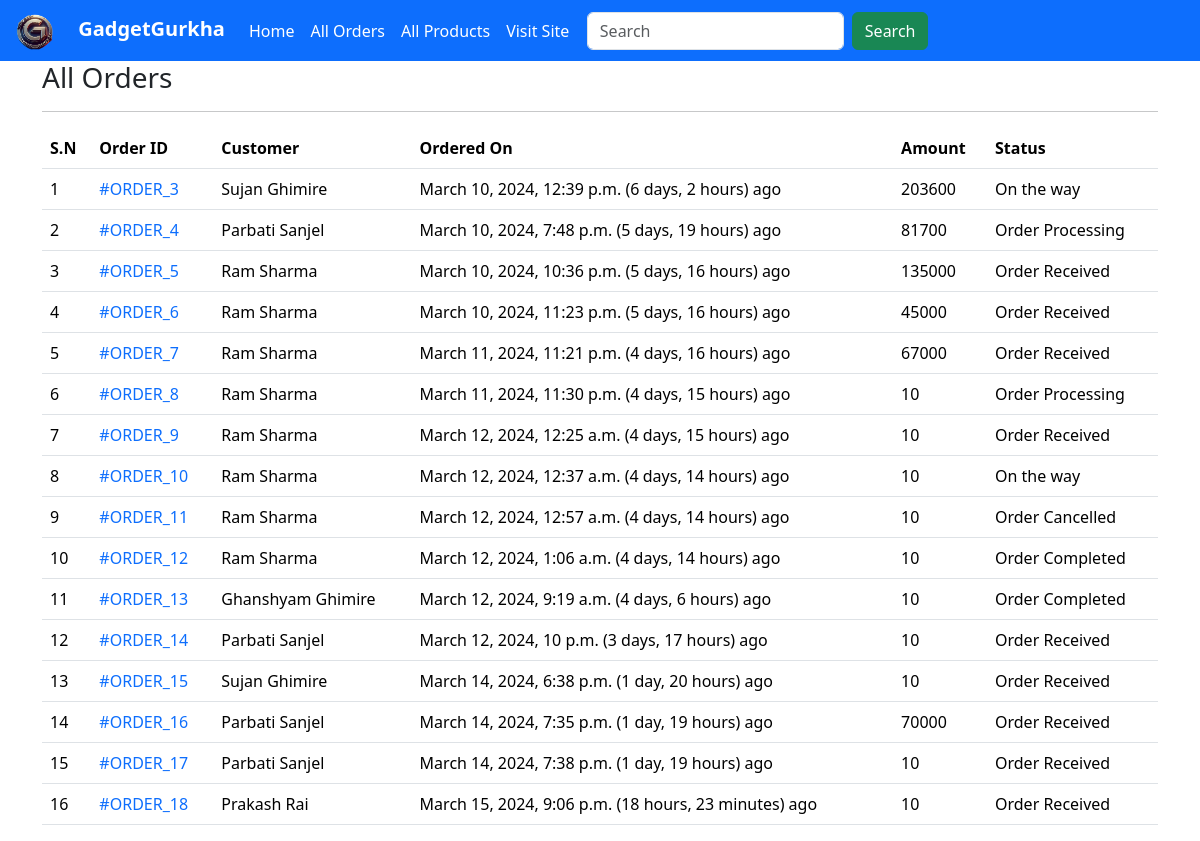
The app's page /admin-all-orders/ with its own data.
### appGurkha/models.py (models this page shows, shortened)
class Order(models.Model):
    cart=models.OneToOneField(Cart, on_delete=models.CASCADE)
    ordered_by = models.CharField(max_length=200)
    shipping_address = models.CharField(max_length=200)
    mobile = models.CharField(max_length=10)
    email =models.EmailField(null=True, blank=True)
    subtotal = models.PositiveIntegerField()
    discount = models.PositiveIntegerField()
    total = models.PositiveIntegerField()
    order_status = models.CharField(max_length=50, choices=ORDER_STATUS)
    created_at = models.DateTimeField(auto_now_add=True)
    payment_method = models.CharField(max_length=20, choices=METHOD, default="Cash on Delivery")
    payment_completed = models.BooleanField(default=False, null=True, blank=True)

### appGurkha/views.py (the view)
# urls.py: path("admin-all-orders/", AdminOrderListView.as_view(), name="adminorderlist"),
class AdminOrderListView(ListView):
    template_name ='adminpages/adminorderlist.html'
    queryset = Order.objects.all()
    context_object_name = 'allorders'

### templates/adminpages/adminorderlist.html (shortened to what this page needs)
{% extends "adminpages/adminbase.html" %}
{% load humanize %}
{% block content %}
<div class="container">
    <div class="row">
        <div class="col-md-12">
            <h3>All Orders</h3><hr>
            <table class="table">
                <thead>
                    <tr>
                        <th>S.N</th>
                        <th>Order ID</th>
                        <th>Customer</th>
                        <th>Ordered On</th>
                        <th>Amount</th>
                        <th>Status</th>
                    </tr>
                </thead>
                <tbody>
                    {% for order in allorders %}
                    <tr>
                        <td>{{forloop.counter}}</td>
                        <td><a href="{% url 'appGurkha:adminorderdetail' order.id %}">#ORDER_{{order.id}}</a></td>
                        <td>{{order.ordered_by}}</td>
                        <td>{{order.created_at}} ({{order.created_at|timesince}}) ago</td>
                        <td>{{order.total}}</td>
                        <td>{{order.order_status}}</td>
                    </tr>
                    {% endfor %}
                </tbody>
            </table>
        </div>
    </div>
</div>
{% endblock %}

### templates/adminpages/adminbase.html (style rules this page uses)
a { text-decoration: none; }

### records on screen
Order: id "3", ordered_by "Sujan Ghimire", created_at "March 10, 2024, 12:39 p.m.", created_at "6 days, 2 hours", total "203600", order_status "On the way"
Order: id "4", ordered_by "Parbati Sanjel", created_at "March 10, 2024, 7:48 p.m.", created_at "5 days, 19 hours", total "81700", order_status "Order Processing"
Order: id "5", ordered_by "Ram Sharma", created_at "March 10, 2024, 10:36 p.m.", created_at "5 days, 16 hours", total "135000", order_status "Order Received"
Order: id "6", ordered_by "Ram Sharma", created_at "March 10, 2024, 11:23 p.m.", created_at "5 days, 16 hours", total "45000", order_status "Order Received"
Order: id "7", ordered_by "Ram Sharma", created_at "March 11, 2024, 11:21 p.m.", created_at "4 days, 16 hours", total "67000", order_status "Order Received"
Order: id "8", ordered_by "Ram Sharma", created_at "March 11, 2024, 11:30 p.m.", created_at "4 days, 15 hours", total "10", order_status "Order Processing"
Order: id "9", ordered_by "Ram Sharma", created_at "March 12, 2024, 12:25 a.m.", created_at "4 days, 15 hours", total "10", order_status "Order Received"
Order: id "10", ordered_by "Ram Sharma", created_at "March 12, 2024, 12:37 a.m.", created_at "4 days, 14 hours", total "10", order_status "On the way"
Order: id "11", ordered_by "Ram Sharma", created_at "March 12, 2024, 12:57 a.m.", created_at "4 days, 14 hours", total "10", order_status "Order Cancelled"
Order: id "12", ordered_by "Ram Sharma", created_at "March 12, 2024, 1:06 a.m.", created_at "4 days, 14 hours", total "10", order_status "Order Completed"
Order: id "13", ordered_by "Ghanshyam Ghimire", created_at "March 12, 2024, 9:19 a.m.", created_at "4 days, 6 hours", total "10", order_status "Order Completed"
Order: id "14", ordered_by "Parbati Sanjel", created_at "March 12, 2024, 10 p.m.", created_at "3 days, 17 hours", total "10", order_status "Order Received"
Order: id "15", ordered_by "Sujan Ghimire", created_at "March 14, 2024, 6:38 p.m.", created_at "1 day, 20 hours", total "10", order_status "Order Received"
Order: id "16", ordered_by "Parbati Sanjel", created_at "March 14, 2024, 7:35 p.m.", created_at "1 day, 19 hours", total "70000", order_status "Order Received"
Order: id "17", ordered_by "Parbati Sanjel", created_at "March 14, 2024, 7:38 p.m.", created_at "1 day, 19 hours", total "10", order_status "Order Received"
Order: id "18", ordered_by "Prakash Rai", created_at "March 15, 2024, 9:06 p.m.", created_at "18 hours, 23 minutes", total "10", order_status "Order Received"
